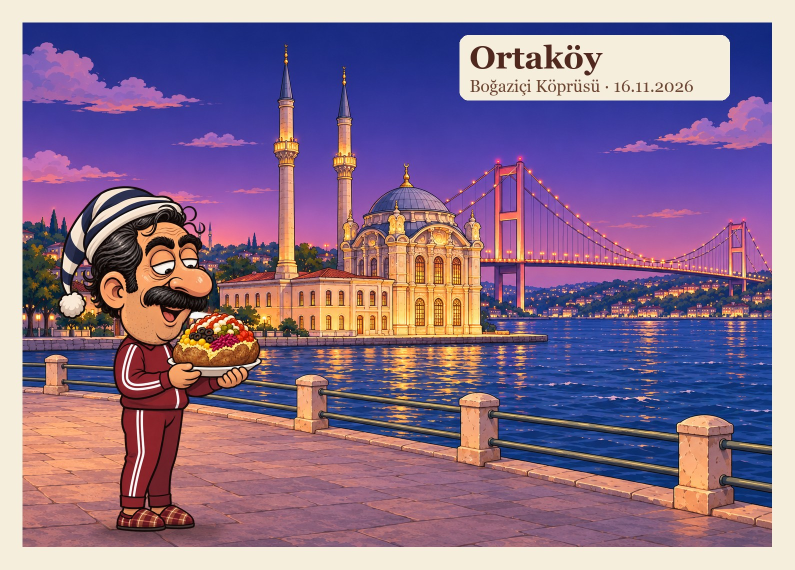
#> input picture frontend/ai_review_evidence/KARTPOSTAL-2026-11-16/kart-05.jpg, 1589 x 1139 px, given in place of kart-01-harem.png, which was not available (shown at 1/2 size)
$ python kart_birlestir.py
#> lines starting #> are read from the running program, lines starting #| are printed output that depends on the picture
# Kartpostal önizleme birleştirici (oyun içi birleşim kodla yapılacak; bu yalnız onay önizlemesi).
from PIL import Image, ImageDraw, ImageFont, ImageOps, ImageFilter
import numpy as np, sys
P="/Users/bekirurazonturk/Documents/Codex/2026-09-09/referenced-chatgpt-conversation-this-is-an/shared/KARTPOSTAL-preview/"
E="/Users/bekirurazonturk/Documents/GitHub/Carsamba/frontend/ai_review_evidence/KARTPOSTAL-2026-11-16/"
def crop(im):
    a=np.array(im)[:,:,3]>8; ys,xs=np.where(a); return im.crop((xs.min(),ys.min(),xs.max()+1,ys.max()+1))
def card(scene,pose,side,frac,name,sub,out,mirror=False,dx=0,dy=30):
#> called with scene = 'kart-01-harem.png', pose = 'amca-01-harem.png', side = 'left', frac = 0.66, name = 'Harem', sub = 'Haydarpaşa · 16.11.2026', out = 'kart-01.jpg', mirror = False
    S=Image.open(P+scene).convert("RGBA"); W,H=S.size
#> after `W, H = S.size`: W = 1589; H = 1139
    u=crop(Image.open(P+pose).convert("RGBA")); u=ImageOps.mirror(u) if mirror else u
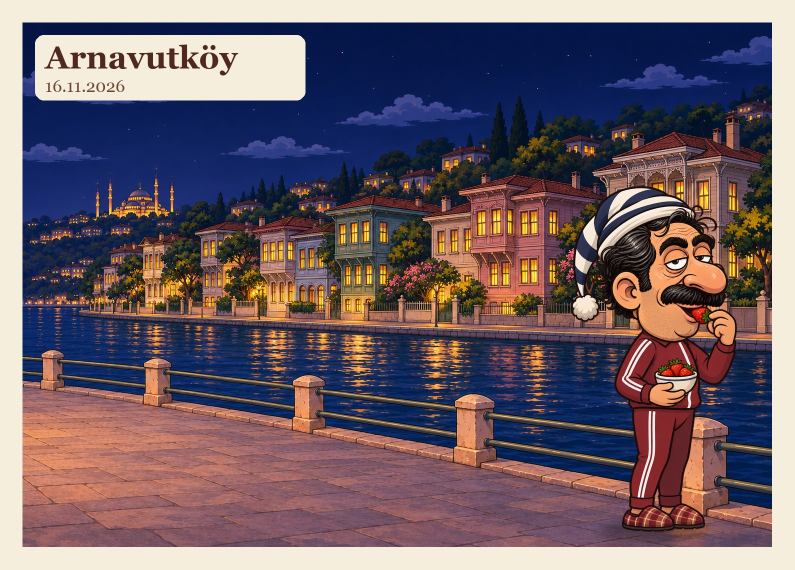
#> input picture frontend/ai_review_evidence/KARTPOSTAL-2026-11-16/kart-06.jpg, 1589 x 1139 px, given in place of amca-01-harem.png, which was not available (shown at 1/2 size)
#> in crop, `a = np.array(im)[:, :, 3] > 8`: a: shape (1139, 1589) bool; every value is 1
    uh=int(H*frac); uw=int(u.width*uh/u.height); u=u.resize((uw,uh),Image.LANCZOS)
#> after `uh = int(H * frac)`: uh = 751
#> after `uw = int(u.width * uh / u.height)`: uw = 1047
#> after `u = u.resize((uw, uh), Image.LANCZOS)`:
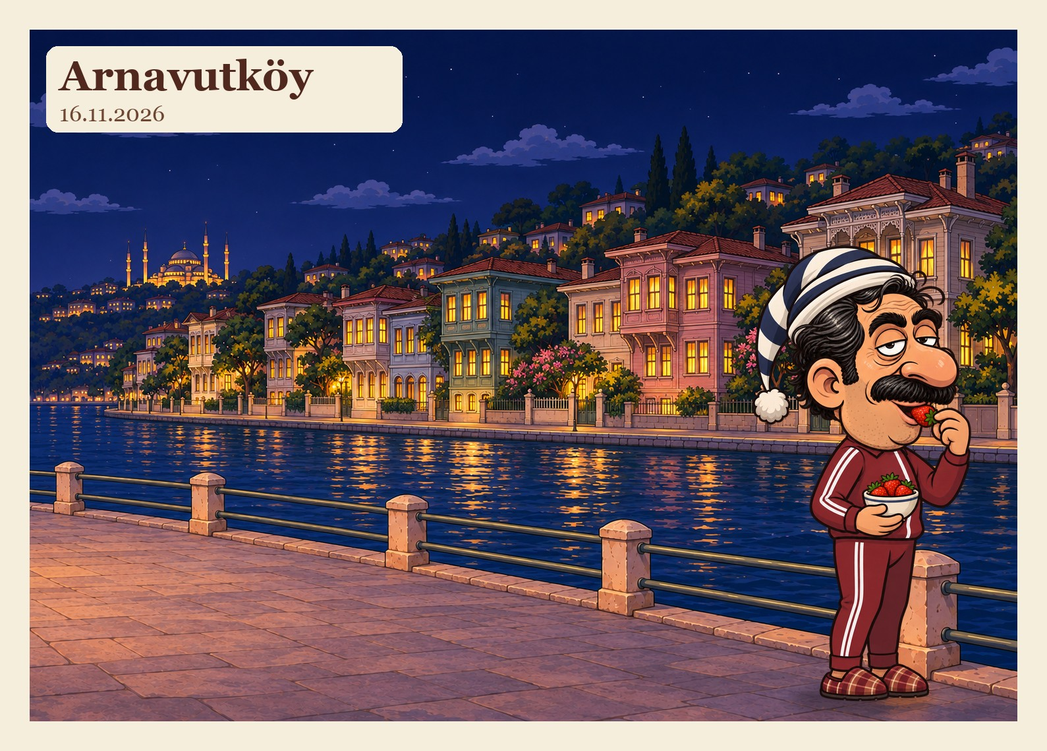
#> u: PIL image 1047x751 RGBA; mean R, G, B, A 110.7, 94.7, 103.1, 255
    x=(W-uw-70 if side=="right" else 70)+dx; yb=H-dy
#> after `x = (W - uw - 70 if side == 'right' else 70) + dx`: x = 70
#> after `yb = H - dy`: yb = 1109
    sh=Image.new("RGBA",S.size,(0,0,0,0)); ImageDraw.Draw(sh).ellipse((x+uw*0.18,yb-20,x+uw*0.82,yb+14),fill=(30,20,20,105)); S.alpha_composite(sh.filter(ImageFilter.GaussianBlur(10)))
#> after `sh = Image.new('RGBA', S.size, (0, 0, 0, 0))`: sh: PIL image 1589x1139 RGBA; every value is 0
#> after `ImageDraw.Draw(sh).ellipse((x + uw * 0.18, yb - 20, x + uw * 0.82, yb `:
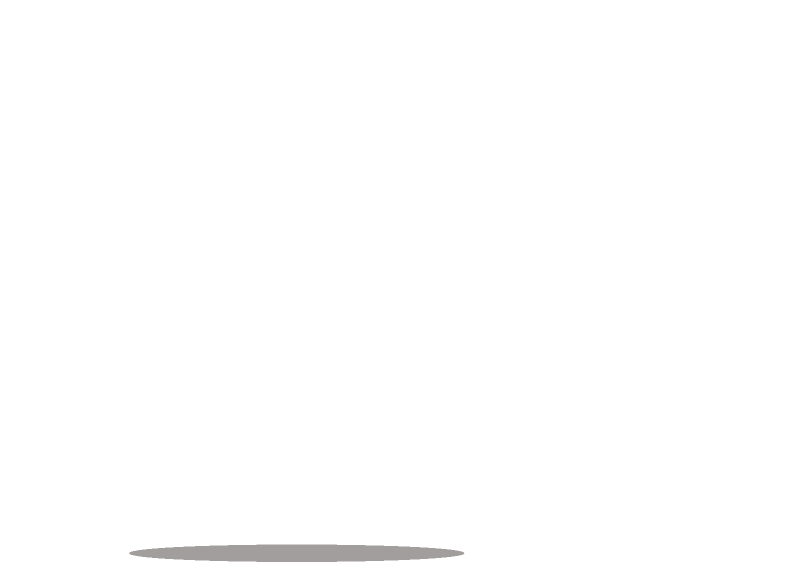
#> sh: PIL image 1589x1139 RGBA (shown at 1/2 size); mean R, G, B, A 0.3, 0.2, 0.2, 1.1; transparent parts drawn white
    S.alpha_composite(u,(x,yb-uh))
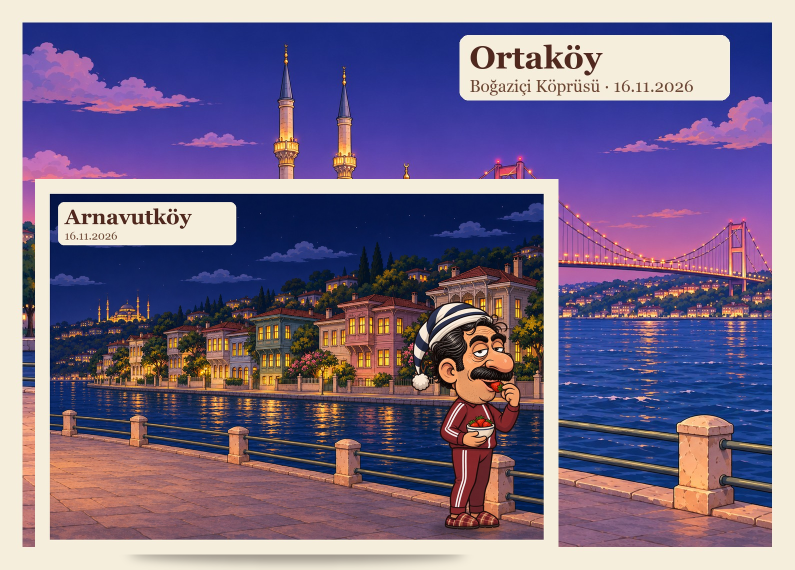
#> S: PIL image 1589x1139 RGBA (shown at 1/2 size); mean R, G, B, A 123.1, 108.4, 137.4, 255
    F=Image.new("RGBA",(W+90,H+90),(246,238,220,255)); F.alpha_composite(S,(45,45)); d=ImageDraw.Draw(F)
#> after `F = Image.new('RGBA', (W + 90, H + 90), (246, 238, 220, 255))`:
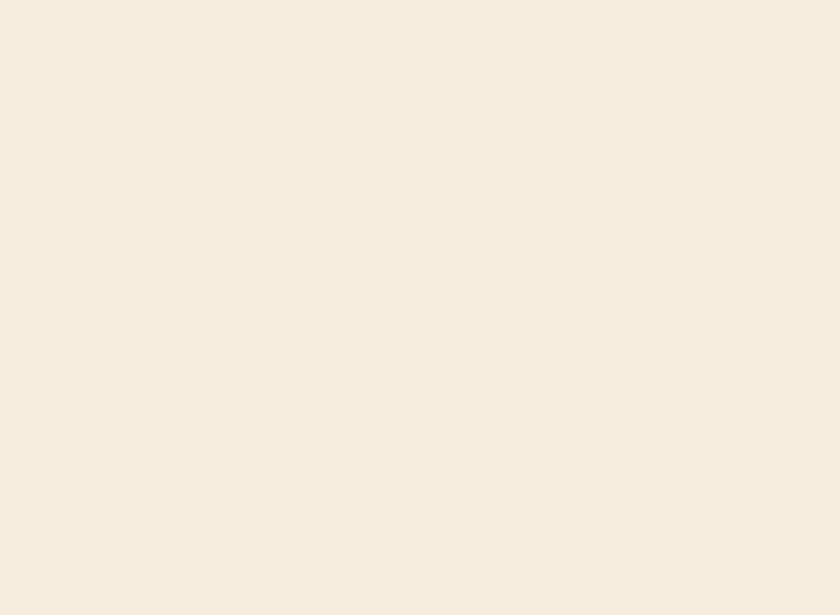
#> F: PIL image 1679x1229 RGBA (shown at 1/2 size); mean R, G, B, A 246, 238, 220, 255
#> after `F.alpha_composite(S, (45, 45))`:
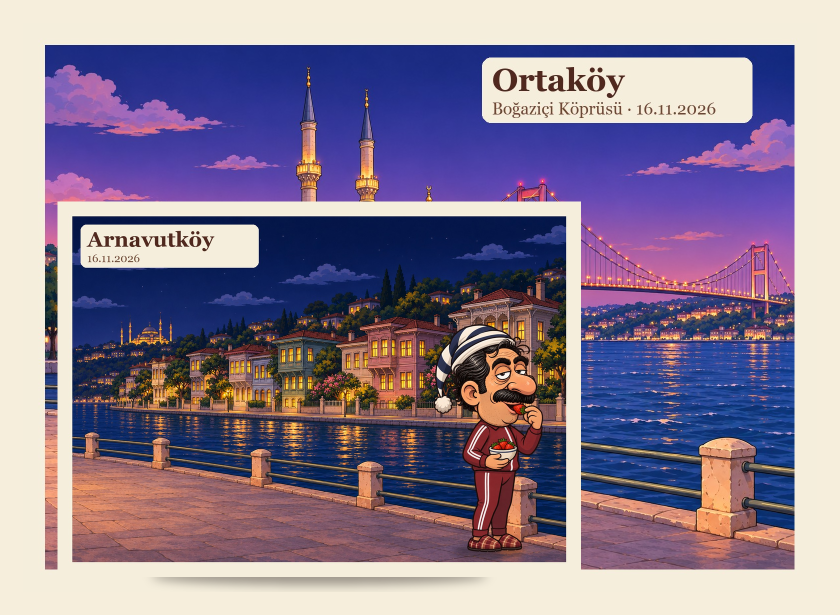
#> F: PIL image 1679x1229 RGBA (shown at 1/2 size); mean R, G, B, A 138.2, 124.3, 147.6, 255
    f=ImageFont.truetype("/System/Library/Fonts/Supplemental/Georgia Bold.ttf",64); f2=ImageFont.truetype("/System/Library/Fonts/Supplemental/Georgia.ttf",34)
    tx=90 if side=="right" else W-560
#> tx = 1029
    d.rounded_rectangle((tx-20,70,tx+520,200),18,fill=(246,238,220,230)); d.text((tx,78),name,fill=(80,40,30,255),font=f); d.text((tx,152),sub,fill=(110,70,50,255),font=f2)
    F=F.convert("RGB"); F.save(E+out,quality=90); F.resize((F.width//2,F.height//2)).save(E+out.replace(".jpg","-kucuk.jpg"),quality=88)
#> after `F = F.convert('RGB')`:
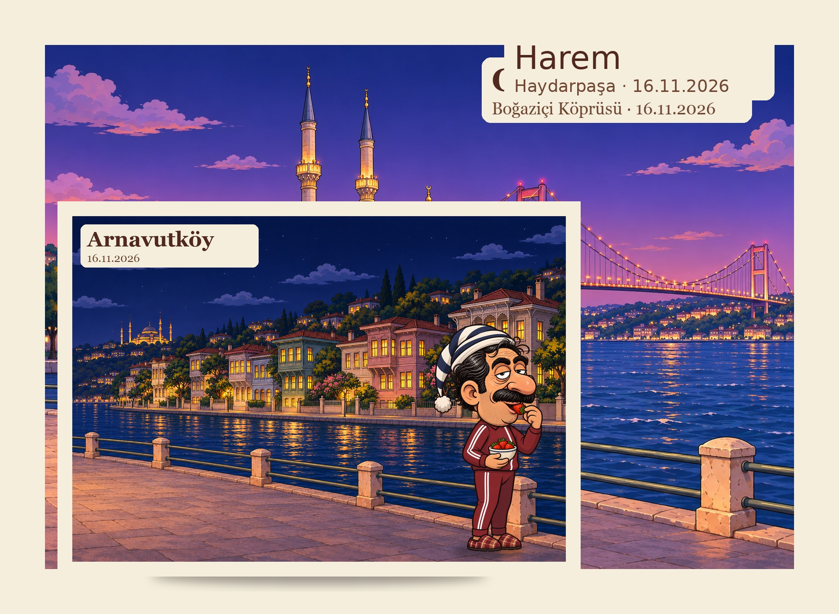
#> saved as kart-01-kucuk.jpg: PIL image 839x614 RGB; mean R, G, B 140.1, 125.8, 148.2
card("kart-01-harem.png","amca-01-harem.png","left",0.66,"Harem","Haydarpaşa · 16.11.2026","kart-01.jpg")
card("kart-02-uskudar-kizkulesi.png","amca-02-uskudar.png","right",0.70,"Üsküdar","Kız Kulesi · 16.11.2026","kart-02.jpg",dx=30)
#> (the run stopped early here; a loop or call above may not have finished)
